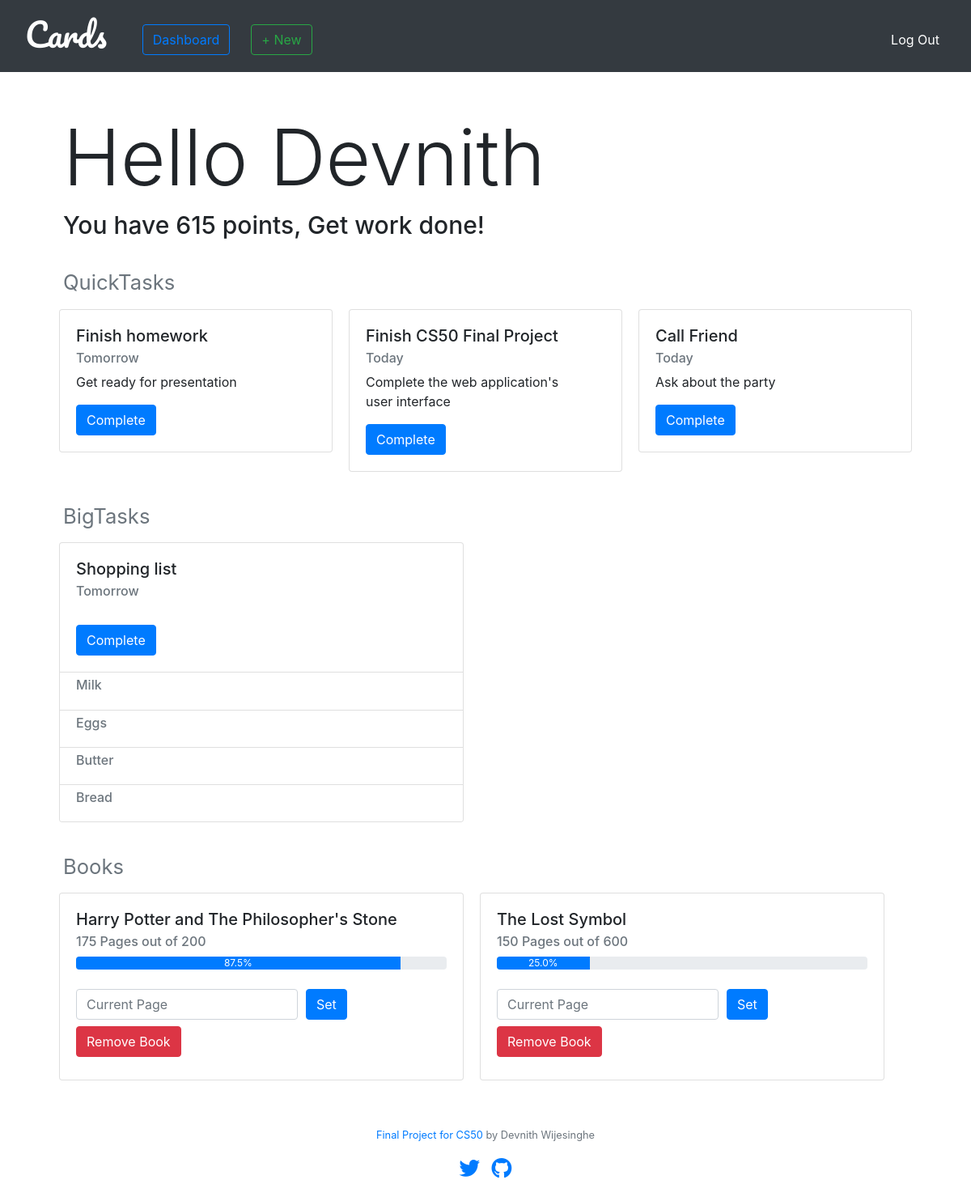
The app's page /dashboard (signed in) with its own data.
### tables this page shows
CREATE TABLE users (
id INTEGER PRIMARY KEY NOT NULL,
name TEXT NOT NULL,
username TEXT NOT NULL,
hash TEXT NOT NULL,
points INTEGER NOT NULL DEFAULT 5);

CREATE TABLE stasks (
title TEXT NOT NULL,
description TEXT NOT NULL,
date TEXT NOT NULL,
user_id INTEGER NOT NULL,
FOREIGN KEY(user_id) REFERENCES users(id));

CREATE TABLE mtasks (
id INTEGER PRIMARY KEY NOT NULL,
title TEXT NOT NULL,
date TEXT NOT NULL,
user_id INTEGER NOT NULL,
FOREIGN KEY(user_id) REFERENCES users(id));

CREATE TABLE subtasks (
title TEXT NOT NULL,
mtask_id INTEGER NOT NULL,
FOREIGN KEY(mtask_id) REFERENCES mtasks(id));

CREATE TABLE books (
id INTEGER PRIMARY KEY NOT NULL,
title TEXT NOT NULL,
totalPages INTEGER NOT NULL,
currentPage INTEGER NOT NULL,
user_id INTEGER NOT NULL,
FOREIGN KEY(user_id) REFERENCES users(id));

### application.py (the view, shortened to what this page needs)
@app.route('/dashboard', methods=["GET", "POST"])
@login_required
def dashboard():
    if request.method == "GET":
        connection = sqlite3.connect('tasks.db')
        db = connection.cursor()
        userID = session["user_id"]
        db.execute("SELECT name,points FROM users WHERE id = (?)", (userID,))
        row = db.fetchone()
        name = row[0]
        points = row[1]
        db.execute("SELECT title,date,description FROM stasks WHERE user_id = (?)", (userID,))
        stasks = db.fetchall()
        db.execute("SELECT id,title,totalPages,currentPage FROM books WHERE user_id = (?)", (userID,))
        books = db.fetchall()
        db.execute("SELECT id,title,date FROM mtasks WHERE user_id = (?)", (userID,))
        items = db.fetchall()
        mtasks= list()
        for item in items:
            item = list(item)
            db.execute("SELECT title FROM subtasks WHERE mtask_id = (?)", (item[0],))
            subtasks = db.fetchall()
            temp = list()
            for task in subtasks:
                temp.append(task[0])
            item.append(temp)
            mtasks.append(item)
        return render_template("dashboard.html", name=name, points=points, stasks=stasks, books=books, mtasks=mtasks)

### helpers.py (called while the page is built)
def login_required(f):
    @wraps(f)
    def decorated_function(*args, **kwargs):
        if session.get("user_id") is None:
            return redirect("/login")
        return f(*args, **kwargs)
    return decorated_function

### templates/dashboard.html (shortened to what this page needs)
{% extends "layout.html" %}
{% block main %}
<div style="text-align: left;">
    <h1 class="display-1" >Hello {{  name }}</h1>
    <h1 class="display-6" style="font-size: 30px;">You have {{ points }} points, Get work done!</h1>
</div>
<br>
<h2 style="text-align: left; margin-bottom: 5px;"><small class="text-muted">QuickTasks</small></h2>
{% if stasks|length < 1 %}
    <h4 style="text-align: left; margin-bottom: 5px;"><small class="text-muted">You have no QuickTasks</small></h4>
{% else %}
    <div class="row">
        {% for stask in stasks %}
            <div class="col-lg" style="padding: 0px; ">
                <div class="card" style="margin: 10px; text-align: left;">
                    <div class="card-body" style="width: 300px;">
                        <h5 class="card-title">{{ stask[0] }}</h5>
                        <h6 class="card-subtitle mb-2 text-muted">{{ stask[1] }}</h6>
                        <p class="card-text">{{ stask[2] }}</p>
                        <form action="/dashboard" method="post">
                            <button class="btn btn-primary" type="submit" name="deleteStask" value="{{ stask[0] }}">Complete</a>
                        </form>
                    </div>
                </div>
            </div>
        {% endfor %}
    </div>
{% endif %}
<br>
<h2 style="text-align: left; margin-bottom: 5px;"><small class="text-muted">BigTasks</small></h2>
{% if mtasks|length < 1 %}
    <h4 style="text-align: left; margin-bottom: 5px;"><small class="text-muted">You have no BigTasks</small></h4>
{% else %}
    <div class="row">
        {% for mtask in mtasks %}
            <div class="col-lg" style="padding: 0px;">
                <div class="card" style="margin: 10px; text-align: left; width: 500px;">
                    <div class="card-body">
                        <h5 class="card-title">{{ mtask[1] }}</h5>
                        <h6 class="card-subtitle mb-2 text-muted">{{ mtask[2] }}</h6>
                        <br>
                        <form action="/dashboard" method="post">
                            <button class="btn btn-primary" type="submit" name="deleteMtask" value="{{ mtask[0] }}">Complete</a>
                        </form>
                    </div>
                    <ul class="list-group list-group-flush">
                        {% for subtask in mtask[3] %}
                            <li class="list-group-item"><h6 class="card-subtitle mb-2 text-muted">{{subtask}}</h6></li>
                        {% endfor %}
                    </ul>
                </div>
            </div>
        {% endfor %}
    </div>
{% endif %}
<br>
<h2 style="text-align: left; margin-bottom: 5px;"><small class="text-muted">Books</small></h2>
{% if books|length < 1 %}
    <h4 style="text-align: left; margin-bottom: 5px;"><small class="text-muted">You have no Books</small></h4>
{% else %}
    <div class="row">
        {% for book in books %}
            <div class="col-auto" style="padding: 0px;">
                <div class="card" style="margin: 10px; text-align: left; width: 500px;">
                    <div class="card-body">
                        <h5 class="card-title">{{ book[1] }}</h5>
                        <h6 class="card-subtitle mb-2 text-muted">{{ book[3]}} Pages out of {{ book[2] }}</h6>
                        {% set progress = book[3] / book[2] * 100 %}
                        <div class="progress">
                            <div class="progress-bar" role="progressbar" style="width: {{progress}}%;" aria-valuenow="{{progress}}" aria-valuemin="0" aria-valuemax="100">{{progress}}%</div>
                        </div>
                        <br>
                        {% if progress < 100 %}
                        <form action="/dashboard" method="post">
                            <div class="form-row align-items-center">
                                <div class="col-auto">
                                    <input type="number" class="form-control mb-2" name="currentPage" placeholder="Current Page" min="1">
                                </div>
                                <div class="col-auto">
                                    <button type="submit" class="btn btn-primary mb-2" name="setPage" value="{{ book[0] }}">Set</button>
                                </div>
                                <div class="col-auto">
                                    <button type="submit" class="btn btn-danger mb-2" name="deleteBook" value="{{ book[0] }}">Remove Book</button>
                                </div>
                            </div>
                        </form>
                        {% else %}
                        <form action="/dashboard" method="post">
                            <button type="submit" class="btn btn-danger mb-2" name="deleteBook" value="{{ book[0] }}">Remove Book</button>
                        </form>
                        {% endif %}
                    </div>
                </div>
            </div>
        {% endfor %}
    </div>
{% endif %}
{% endblock %}

### records on screen
users: name "Devnith", points "615"
stasks: title "Finish homework", date "Tomorrow", description "Get ready for presentation"
stasks: title "Finish CS50 Final Project", date "Today", description "Complete the web application's user interface"
stasks: title "Call Friend", date "Today", description "Ask about the party"
mtasks: title "Shopping list", date "Tomorrow", {{ mtask[0] }} 2 (drawn)
subtasks: title "Milk"
subtasks: title "Eggs"
subtasks: title "Butter"
subtasks: title "Bread"
books: title "Harry Potter and The Philosopher's Stone", currentPage "175", totalPages "200", progress "87.5", {{ book[0] }} 2 (drawn)
books: title "The Lost Symbol", currentPage "150", totalPages "600", progress "25.0", {{ book[0] }} 5 (drawn)
